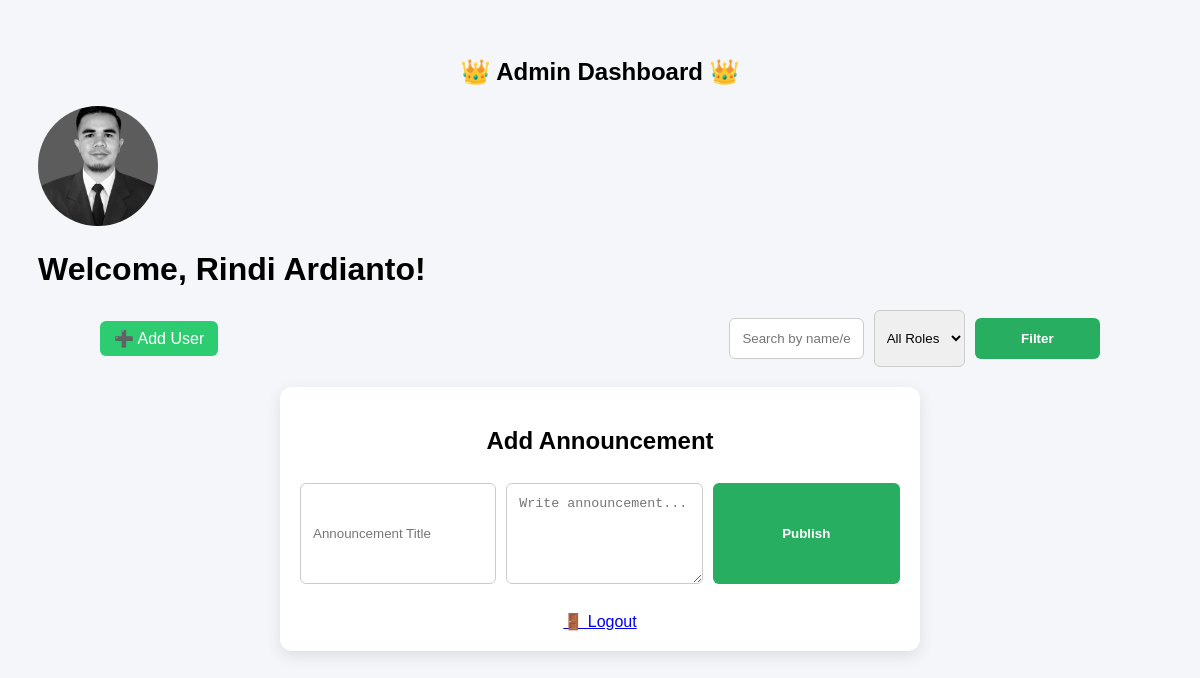
Page /cms/example/admin_dashboard.php (signed in) on the committed database.
### tables this page shows
CREATE TABLE `users` (
  `id` int(11) NOT NULL,
  `nip` varchar(20) NOT NULL,
  `fullname` varchar(100) NOT NULL,
  `email` varchar(100) NOT NULL,
  `password` varchar(255) NOT NULL,
  `created_at` timestamp NOT NULL DEFAULT current_timestamp(),
  `remember_token` varchar(255) DEFAULT NULL,
  `reset_token` varchar(255) DEFAULT NULL,
  `reset_expiry` datetime DEFAULT NULL,
  `role` enum('user','admin') DEFAULT 'user',
  `verified` tinyint(1) DEFAULT 0,
  `verify_token` varchar(255) DEFAULT NULL,
  `last_resend` timestamp NULL DEFAULT NULL,
  `profile_pic` varchar(255) DEFAULT NULL
);

### cms/example/admin_dashboard.php (the view, shortened to what this page needs)
<?php
include "auth.php";
?>
<?php
$userId = $_SESSION['user_id'];
$result = $conn->query("SELECT fullname, profile_pic FROM users WHERE id=$userId");
$user = $result->fetch_assoc();
?>
<!DOCTYPE html>
<html lang="en">
<head>
</head>
<body>
  <h2>👑 Admin Dashboard 👑</h2>
<?php if ($user['profile_pic']): ?>
    <img src="uploads/profile_pics/<?php echo $user['profile_pic']; ?>"
       alt="Profile Picture" style="width:120px; height:120px; border-radius:50%;">
    <?php else: ?>
    <img src="uploads/profile_pics/default.png"
       alt="Default Profile" style="width:120px; height:120px; border-radius:50%;">
    <?php endif; ?>
    <h1>Welcome, <?php echo $user['fullname']; ?>!</h1>
  <div class="top-bar">
    <a href="admin_add.php" style="padding:8px 14px;background:#2ecc71;color:white;border-radius:6px;text-decoration:none;">➕ Add User</a>
    <form id="filterForm">
      <input type="text" name="search" id="search" placeholder="Search by name/email">
      <select name="role_filter" id="role_filter">
        <option value="">All Roles</option>
      </select>
      <button type="submit">Filter</button>
    </form>
  </div>
  <div class="form-box">
    <h2>Add Announcement</h2>
    <form method="POST">
      <input type="text" name="title" placeholder="Announcement Title" required>
      <textarea name="content" rows="5" placeholder="Write announcement..." required></textarea>
      <button type="submit">Publish</button>
    </form>
  <a href="logout.php" class="logout">🚪 Logout</a>
</body>
</html>

### cms/example/admin_dashboard.php (style rules this page uses)
body { font-family: Arial; background:#f4f6f9; padding:30px; }
h2 { text-align:center; }
.top-bar { max-width: 1000px; margin: auto; display:flex; justify-content: space-between; align-items: center; margin-bottom:20px; }
form { display:flex; gap:10px; }
input, select { padding:8px; border-radius:6px; border:1px solid #ccc; }
button { padding:8px 14px; border:none; border-radius:6px; background:#3498db; color:white; cursor:pointer; }
.logout { display:block; margin-top:20px; text-align:center; }
.form-box { max-width:600px; margin:auto; background:#fff; padding:20px; border-radius:12px; box-shadow:0 5px 15px rgba(0,0,0,0.1); }
input, textarea, button { width:100%; padding:12px; margin:8px 0; border-radius:6px; border:1px solid #ccc; }
button { background:#27ae60; border:none; color:white; font-weight:bold; cursor:pointer; }

### rows in the picture
users: profile_pic (picture), fullname "Rindi Ardianto"
